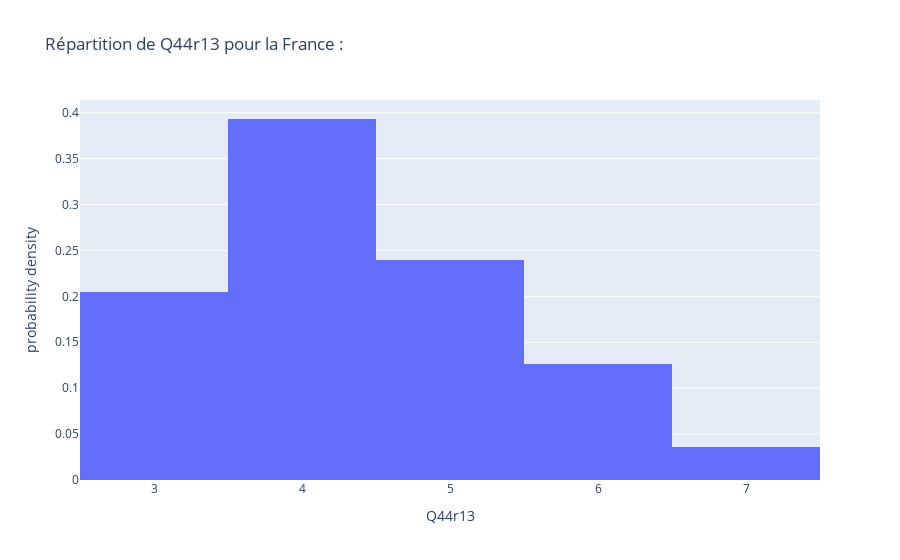
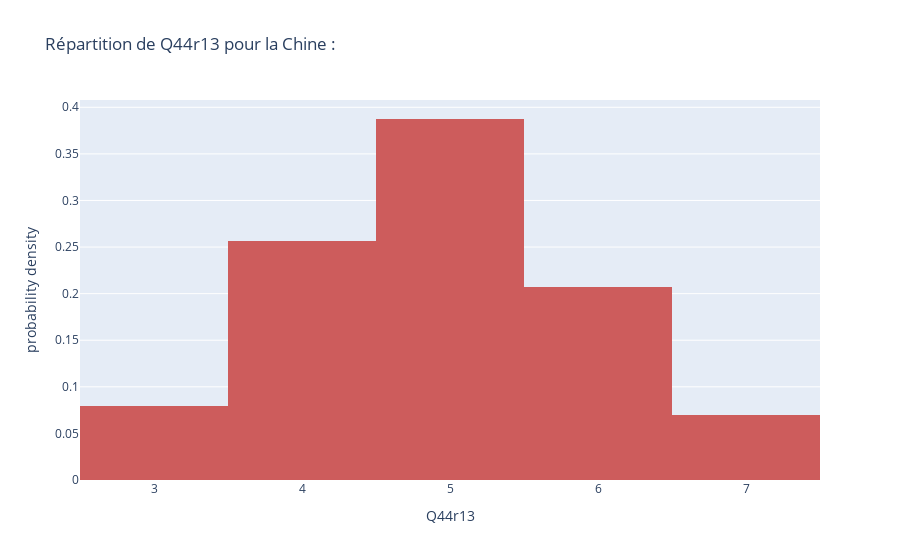

Notebook code cell kept with these figures, in order:
### Code cell
import plotly.express as px
i = 0
for column in column_to_check:
    if np.max(df_france[column]) > 0 and np.max(df_chine[column]) > 0 :
        df_meta_fr = df_meta_fr.reindex(df_france.sort_values(by=column).index)
        df_meta_ch = df_meta_ch.reindex(df_chine.sort_values(by=column).index)
        fig_france = px.histogram( df_meta_fr[~df_meta_fr[column].isin(["-1",-1,"-1.0",-1.0])  ][column] , x=column,title='Répartition de {} pour la France :'.format(column), histnorm='probability density')
        fig_france.show()

        fig_chine = px.histogram( df_meta_ch[~df_meta_ch[column].isin(["-1",-1,"-1.0",-1.0])] [column], x=column,title='Répartition de {} pour la Chine :'.format(column),color_discrete_sequence=['indianred'], histnorm='probability density')
        fig_chine.show()
        if i == 10 :
            break
        i+=1
    column_to_check.remove(column)

### Figure 1 — Plotly figure (JSON) as saved in the notebook; plotly's stock layout.template omitted (floating-point values rounded to 4 significant figures; data arrays with more than 128 entries replaced by an {"elided": "..."} marker saying what was removed)
{"data": [{"alignmentgroup": "True", "bingroup": "x", "histnorm": "probability density", "hovertemplate": "Q44r13=%{x}<br>probability density=%{y}<extra></extra>", "legendgroup": "", "marker": {"color": "#636efa", "pattern": {"shape": ""}}, "name": "", "offsetgroup": "", "orientation": "v", "showlegend": false, "type": "histogram", "x": {"elided": "822 mixed values"}, "xaxis": "x", "yaxis": "y"}], "layout": {"barmode": "relative", "legend": {"tracegroupgap": 0}, "title": {"text": "Répartition de Q44r13 pour la France :"}, "xaxis": {"anchor": "y", "domain": [0, 1], "title": {"text": "Q44r13"}}, "yaxis": {"anchor": "x", "domain": [0, 1], "title": {"text": "probability density"}}}}

### Figure 2 — Plotly figure (JSON) as saved in the notebook; plotly's stock layout.template omitted (floating-point values rounded to 4 significant figures; data arrays with more than 128 entries replaced by an {"elided": "..."} marker saying what was removed)
{"data": [{"alignmentgroup": "True", "bingroup": "x", "histnorm": "probability density", "hovertemplate": "Q44r13=%{x}<br>probability density=%{y}<extra></extra>", "legendgroup": "", "marker": {"color": "indianred", "pattern": {"shape": ""}}, "name": "", "offsetgroup": "", "orientation": "v", "showlegend": false, "type": "histogram", "x": {"elided": "826 mixed values"}, "xaxis": "x", "yaxis": "y"}], "layout": {"barmode": "relative", "legend": {"tracegroupgap": 0}, "title": {"text": "Répartition de Q44r13 pour la Chine :"}, "xaxis": {"anchor": "y", "domain": [0, 1], "title": {"text": "Q44r13"}}, "yaxis": {"anchor": "x", "domain": [0, 1], "title": {"text": "probability density"}}}}
